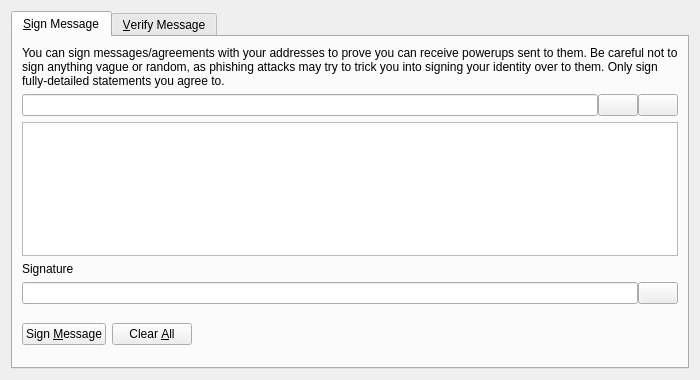
<?xml version="1.0" encoding="UTF-8"?>
<ui version="4.0">
 <class>SignVerifyMessageDialog</class>
 <widget class="QDialog" name="SignVerifyMessageDialog">
  <property name="geometry">
   <rect>
    <x>0</x>
    <y>0</y>
    <width>700</width>
    <height>380</height>
   </rect>
  </property>
  <property name="windowTitle">
   <string>Signatures - Sign / Verify a Message</string>
  </property>
  <property name="modal">
   <bool>true</bool>
  </property>
  <layout class="QVBoxLayout" name="verticalLayout">
   <item>
    <widget class="QTabWidget" name="tabWidget">
     <property name="currentIndex">
      <number>0</number>
     </property>
     <widget class="QWidget" name="tabSignMessage">
      <attribute name="title">
       <string>&amp;Sign Message</string>
      </attribute>
      <layout class="QVBoxLayout" name="verticalLayout_SM">
       <item>
        <widget class="QLabel" name="infoLabel_SM">
         <property name="text">
          <string>You can sign messages/agreements with your addresses to prove you can receive powerups sent to them. Be careful not to sign anything vague or random, as phishing attacks may try to trick you into signing your identity over to them. Only sign fully-detailed statements you agree to.</string>
         </property>
         <property name="textFormat">
          <enum>Qt::PlainText</enum>
         </property>
         <property name="wordWrap">
          <bool>true</bool>
         </property>
        </widget>
       </item>
       <item>
        <layout class="QHBoxLayout" name="horizontalLayout_1_SM">
         <property name="spacing">
          <number>0</number>
         </property>
         <item>
          <widget class="QValidatedLineEdit" name="addressIn_SM">
           <property name="toolTip">
            <string>The Powerup address to sign the message with</string>
           </property>
          </widget>
         </item>
         <item>
          <widget class="QPushButton" name="addressBookButton_SM">
           <property name="toolTip">
            <string>Choose previously used address</string>
           </property>
           <property name="text">
            <string/>
           </property>
           <property name="icon">
            <iconset resource="../bitcoin.qrc">
             <normaloff>:/icons/address-book</normaloff>:/icons/address-book</iconset>
           </property>
           <property name="shortcut">
            <string>Alt+A</string>
           </property>
           <property name="autoDefault">
            <bool>false</bool>
           </property>
          </widget>
         </item>
         <item>
          <widget class="QPushButton" name="pasteButton_SM">
           <property name="toolTip">
            <string>Paste address from clipboard</string>
           </property>
           <property name="text">
            <string/>
           </property>
           <property name="icon">
            <iconset resource="../bitcoin.qrc">
             <normaloff>:/icons/editpaste</normaloff>:/icons/editpaste</iconset>
           </property>
           <property name="shortcut">
            <string>Alt+P</string>
           </property>
           <property name="autoDefault">
            <bool>false</bool>
           </property>
          </widget>
         </item>
        </layout>
       </item>
       <item>
        <widget class="QPlainTextEdit" name="messageIn_SM">
         <property name="toolTip">
          <string>Enter the message you want to sign here</string>
         </property>
        </widget>
       </item>
       <item>
        <widget class="QLabel" name="signatureLabel_SM">
         <property name="text">
          <string>Signature</string>
         </property>
         <property name="textFormat">
          <enum>Qt::PlainText</enum>
         </property>
        </widget>
       </item>
       <item>
        <layout class="QHBoxLayout" name="horizontalLayout_2_SM">
         <property name="spacing">
          <number>0</number>
         </property>
         <item>
          <widget class="QLineEdit" name="signatureOut_SM">
           <property name="font">
            <font>
             <italic>true</italic>
            </font>
           </property>
           <property name="readOnly">
            <bool>true</bool>
           </property>
          </widget>
         </item>
         <item>
          <widget class="QPushButton" name="copySignatureButton_SM">
           <property name="toolTip">
            <string>Copy the current signature to the system clipboard</string>
           </property>
           <property name="text">
            <string/>
           </property>
           <property name="icon">
            <iconset resource="../bitcoin.qrc">
             <normaloff>:/icons/editcopy</normaloff>:/icons/editcopy</iconset>
           </property>
           <property name="autoDefault">
            <bool>false</bool>
           </property>
          </widget>
         </item>
        </layout>
       </item>
       <item>
        <layout class="QHBoxLayout" name="horizontalLayout_3_SM">
         <item>
          <widget class="QPushButton" name="signMessageButton_SM">
           <property name="toolTip">
            <string>Sign the message to prove you own this Powerup address</string>
           </property>
           <property name="text">
            <string>Sign &amp;Message</string>
           </property>
           <property name="icon">
            <iconset resource="../bitcoin.qrc">
             <normaloff>:/icons/edit</normaloff>:/icons/edit</iconset>
           </property>
           <property name="autoDefault">
            <bool>false</bool>
           </property>
          </widget>
         </item>
         <item>
          <widget class="QPushButton" name="clearButton_SM">
           <property name="toolTip">
            <string>Reset all sign message fields</string>
           </property>
           <property name="text">
            <string>Clear &amp;All</string>
           </property>
           <property name="icon">
            <iconset resource="../bitcoin.qrc">
             <normaloff>:/icons/remove</normaloff>:/icons/remove</iconset>
           </property>
           <property name="autoDefault">
            <bool>false</bool>
           </property>
          </widget>
         </item>
         <item>
          <spacer name="horizontalSpacer_1_SM">
           <property name="orientation">
            <enum>Qt::Horizontal</enum>
           </property>
           <property name="sizeHint" stdset="0">
            <size>
             <width>40</width>
             <height>48</height>
            </size>
           </property>
          </spacer>
         </item>
         <item>
          <widget class="QLabel" name="statusLabel_SM">
           <property name="font">
            <font>
             <weight>75</weight>
             <bold>true</bold>
            </font>
           </property>
           <property name="text">
            <string/>
           </property>
           <property name="wordWrap">
            <bool>true</bool>
           </property>
          </widget>
         </item>
         <item>
          <spacer name="horizontalSpacer_2_SM">
           <property name="orientation">
            <enum>Qt::Horizontal</enum>
           </property>
           <property name="sizeHint" stdset="0">
            <size>
             <width>40</width>
             <height>48</height>
            </size>
           </property>
          </spacer>
         </item>
        </layout>
       </item>
      </layout>
     </widget>
     <widget class="QWidget" name="tabVerifyMessage">
      <attribute name="title">
       <string>&amp;Verify Message</string>
      </attribute>
      <layout class="QVBoxLayout" name="verticalLayout_VM">
       <item>
        <widget class="QLabel" name="infoLabel_VM">
         <property name="text">
          <string>Enter the receiver's address, message (ensure you copy line breaks, spaces, tabs, etc. exactly) and signature below to verify the message. Be careful not to read more into the signature than what is in the signed message itself, to avoid being tricked by a man-in-the-middle attack. Note that this only proves the signing party receives with the address, it cannot prove sendership of any transaction!</string>
         </property>
         <property name="textFormat">
          <enum>Qt::PlainText</enum>
         </property>
         <property name="alignment">
          <set>Qt::AlignLeading|Qt::AlignLeft|Qt::AlignTop</set>
         </property>
         <property name="wordWrap">
          <bool>true</bool>
         </property>
        </widget>
       </item>
       <item>
        <layout class="QHBoxLayout" name="horizontalLayout_1_VM">
         <property name="spacing">
          <number>0</number>
         </property>
         <item>
          <widget class="QValidatedLineEdit" name="addressIn_VM">
           <property name="toolTip">
            <string>The Powerup address the message was signed with</string>
           </property>
          </widget>
         </item>
         <item>
          <widget class="QPushButton" name="addressBookButton_VM">
           <property name="toolTip">
            <string>Choose previously used address</string>
           </property>
           <property name="text">
            <string/>
           </property>
           <property name="icon">
            <iconset resource="../bitcoin.qrc">
             <normaloff>:/icons/address-book</normaloff>:/icons/address-book</iconset>
           </property>
           <property name="shortcut">
            <string>Alt+A</string>
           </property>
           <property name="autoDefault">
            <bool>false</bool>
           </property>
          </widget>
         </item>
        </layout>
       </item>
       <item>
        <widget class="QPlainTextEdit" name="messageIn_VM"/>
       </item>
       <item>
        <widget class="QValidatedLineEdit" name="signatureIn_VM"/>
       </item>
       <item>
        <layout class="QHBoxLayout" name="horizontalLayout_2_VM">
         <item>
          <widget class="QPushButton" name="verifyMessageButton_VM">
           <property name="toolTip">
            <string>Verify the message to ensure it was signed with the specified Powerup address</string>
           </property>
           <property name="text">
            <string>Verify &amp;Message</string>
           </property>
           <property name="icon">
            <iconset resource="../bitcoin.qrc">
             <normaloff>:/icons/transaction_0</normaloff>:/icons/transaction_0</iconset>
           </property>
           <property name="autoDefault">
            <bool>false</bool>
           </property>
          </widget>
         </item>
         <item>
          <widget class="QPushButton" name="clearButton_VM">
           <property name="toolTip">
            <string>Reset all verify message fields</string>
           </property>
           <property name="text">
            <string>Clear &amp;All</string>
           </property>
           <property name="icon">
            <iconset resource="../bitcoin.qrc">
             <normaloff>:/icons/remove</normaloff>:/icons/remove</iconset>
           </property>
           <property name="autoDefault">
            <bool>false</bool>
           </property>
          </widget>
         </item>
         <item>
          <spacer name="horizontalSpacer_1_VM">
           <property name="orientation">
            <enum>Qt::Horizontal</enum>
           </property>
           <property name="sizeHint" stdset="0">
            <size>
             <width>40</width>
             <height>48</height>
            </size>
           </property>
          </spacer>
         </item>
         <item>
          <widget class="QLabel" name="statusLabel_VM">
           <property name="font">
            <font>
             <weight>75</weight>
             <bold>true</bold>
            </font>
           </property>
           <property name="text">
            <string/>
           </property>
           <property name="wordWrap">
            <bool>true</bool>
           </property>
          </widget>
         </item>
         <item>
          <spacer name="horizontalSpacer_2_VM">
           <property name="orientation">
            <enum>Qt::Horizontal</enum>
           </property>
           <property name="sizeHint" stdset="0">
            <size>
             <width>40</width>
             <height>48</height>
            </size>
           </property>
          </spacer>
         </item>
        </layout>
       </item>
      </layout>
     </widget>
    </widget>
   </item>
  </layout>
 </widget>
 <customwidgets>
  <customwidget>
   <class>QValidatedLineEdit</class>
   <extends>QLineEdit</extends>
   <header>qvalidatedlineedit.h</header>
  </customwidget>
 </customwidgets>
 <resources>
  <include location="../bitcoin.qrc"/>
 </resources>
 <connections/>
</ui>
